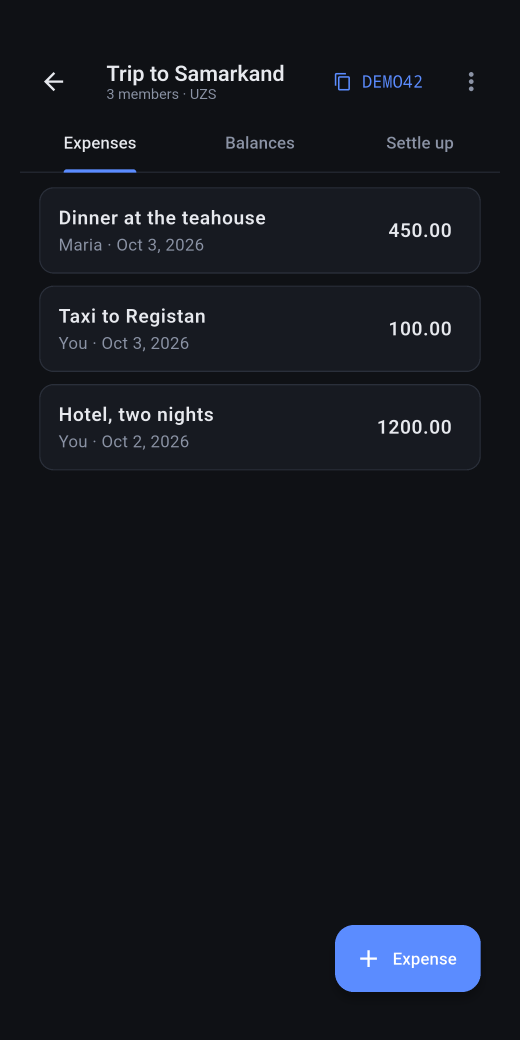
#> input picture store/screenshots/en_1_expenses.png, 1560 x 3120 px (shown at 1/3 size); its folder holds 4 pictures in this run
$ python store_assets.py ../store/screenshots ../store/screenshots/en_1_expenses.png out.png
#> lines starting #> are read from the running program, lines starting #| are printed output that depends on the picture
# Доводит материалы для Google Play: скриншоты до 9:16, иконка 512, баннер 1024×500.
# Нужен Pillow; шрифт баннера — системный SF (macOS).
#   python3 tool/store_assets.py . "Делим счёт и считаем, кто кому должен" ru
#   python3 tool/store_assets.py . "Split the bill, see who owes whom" en
import sys, glob, os
from PIL import Image, ImageDraw, ImageFont
root = sys.argv[1]
BG = (15, 17, 21)

# Скриншоты: Play принимает телефонные снимки только в пропорции ровно 9:16.
# Современные телефоны вытянутее (19.5:9), поэтому расширяем снимок фоном по бокам.
for f in glob.glob(f'{root}/store/screenshots/*.png'):
    im = Image.open(f).convert('RGB')
#> im is the input picture: PIL image 1560x3120 RGB; mean R, G, B 20.7, 23.8, 30.5
    w, h = im.size
#> w = 1560; h = 3120
    nh = -(-max(h, w * 16 // 9) // 16) * 16   # кратно 16, чтобы 9:16 вышло точно
#> nh = 3120
    nw = nh * 9 // 16
#> nw = 1755
    if (nw, nh) != (w, h):
        canvas = Image.new('RGB', (nw, nh), BG)
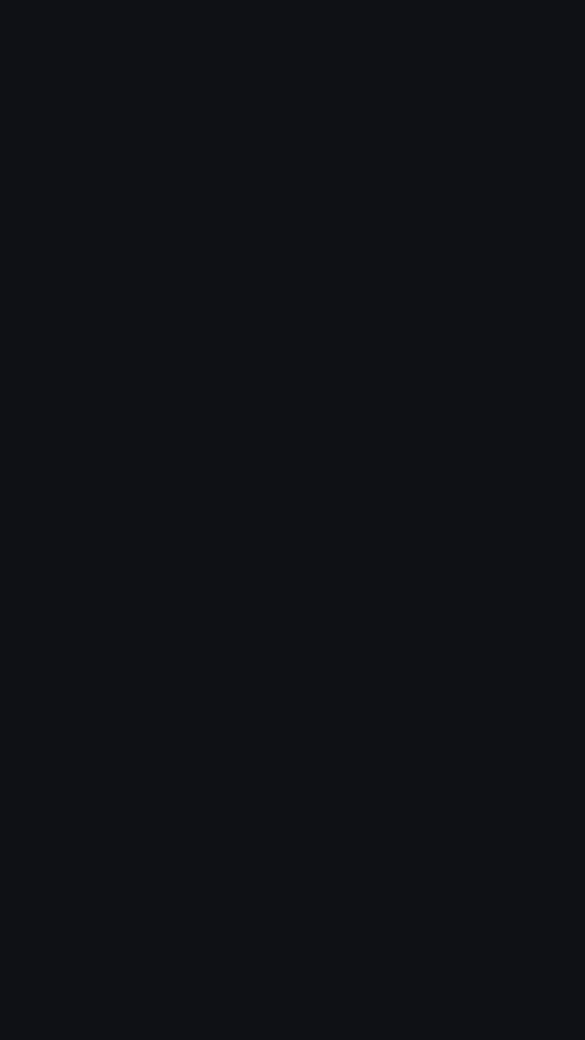
#> canvas: PIL image 1755x3120 RGB (shown at 1/3 size); mean R, G, B 15, 17, 21
        canvas.paste(im, ((nw - w) // 2, (nh - h) // 2))
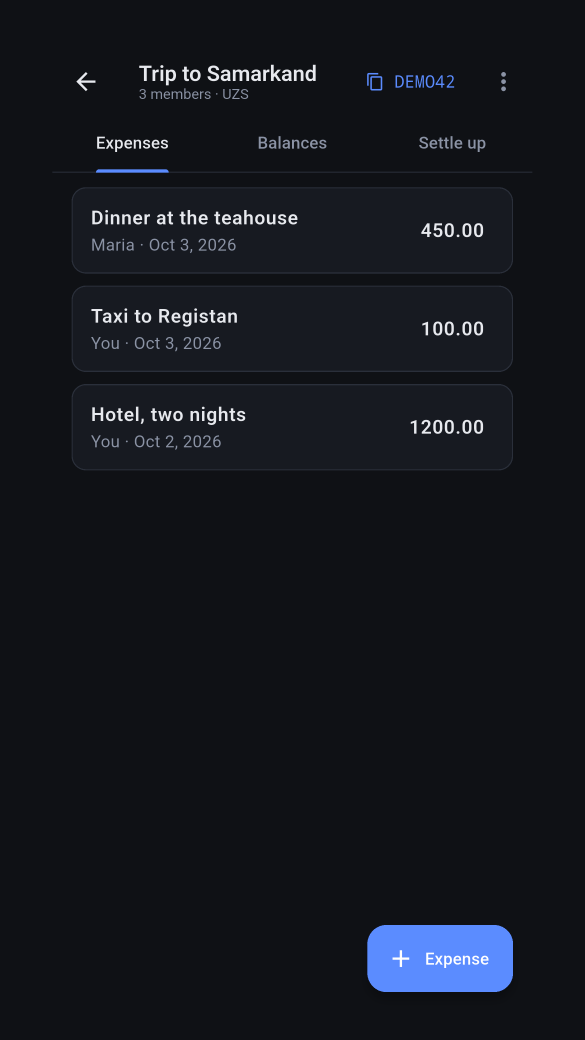
#> canvas: PIL image 1755x3120 RGB (shown at 1/3 size); mean R, G, B 20.1, 23.1, 29.5
        canvas.save(f)
#> pass 2 of the loop `for f in glob.glob(f'{root}/store/screenshots/*.png'):`:
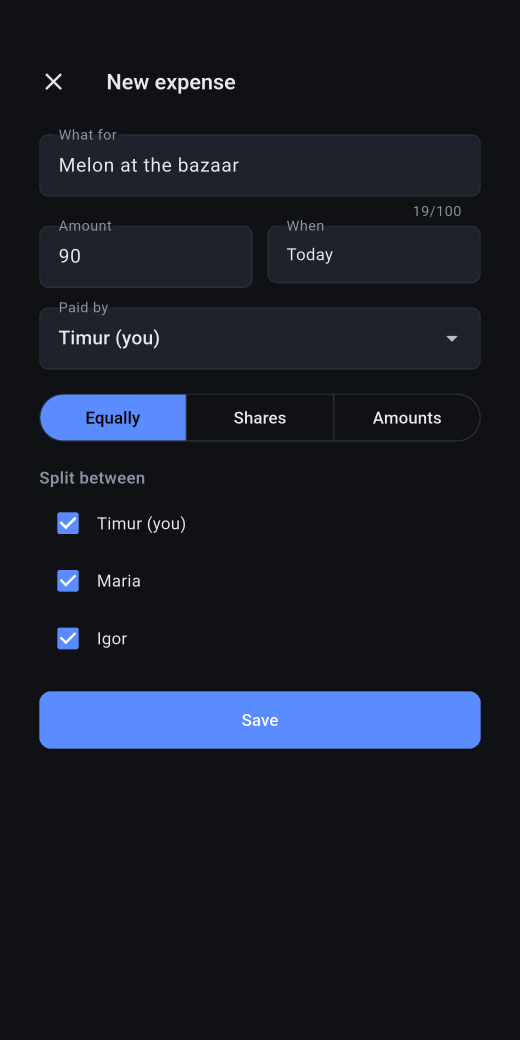
#> input picture store/screenshots/en_2_new_expense.png, 1560 x 3120 px (shown at 1/3 size)
#> im is the input picture: PIL image 1560x3120 RGB; mean R, G, B 23.6, 28.7, 40.2
#> `canvas.paste(im, ((nw - w) // 2, (nh - h) // 2))`:
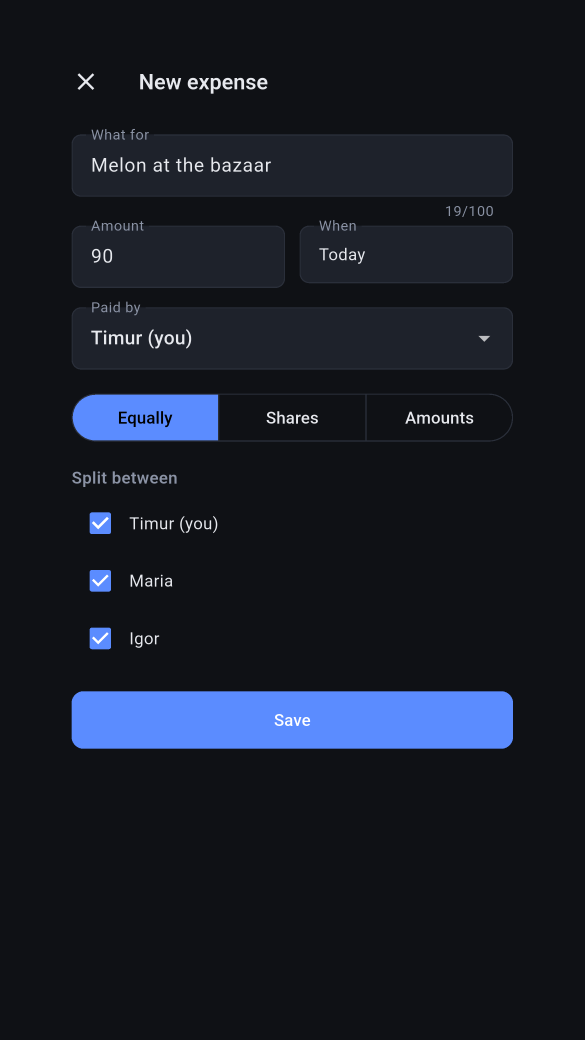
#> canvas: PIL image 1755x3120 RGB (shown at 1/3 size); mean R, G, B 22.6, 27.4, 38

#> (the run stopped early here; a loop or call above may not have finished)
